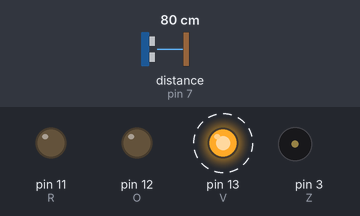
Recording of a sketch running on a simulated Arduino Uno, built with avr-gcc and run on an emulated ATmega328P. Shown: output pins drawn as LEDs (lit = HIGH), buzzer (waves = sounding). Dashed ring = blinking. Inputs (shaded band) come from the test bench; at power-on: distance to the obstacle (sensor on pin 7) 80 cm. The echo pulse lasts 58.3 µs per cm; pins used as bus, display or sensor lines are not drawn; what the sketch prints to the serial monitor is not drawn.

Above: at 1.8 s.
1.9 s: distance to the obstacle (sensor on pin 7) set to 46 cm
5.0 s: distance to the obstacle (sensor on pin 7) set to 38 cm
At 5.6 s:
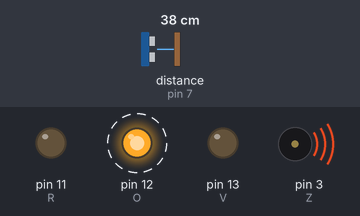
8.1 s: distance to the obstacle (sensor on pin 7) set to 2 cm
At 8.7 s:
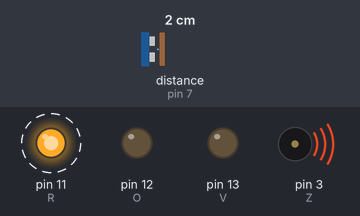
11.2 s: distance to the obstacle (sensor on pin 7) set to 35 cm
At 11.7 s:
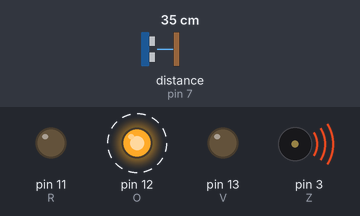
14.3 s: distance to the obstacle (sensor on pin 7) set to 4 cm
At 14.8 s:
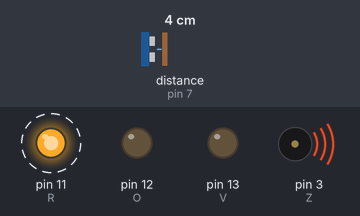
Timing chart, 0 to 18.4 s (numbered marks = the images above; inputs shaded):
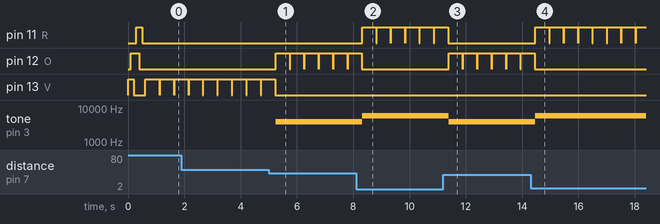

Measured:
- the behaviour switches between 43 and 42 cm on distance to the obstacle (sensor on pin 7) (found by bisection; images 0 and 1)
- after the input at 5.0 s, pin 12 (O): alternates HIGH for 0.50 s and LOW for 0.01 s, starting after 0.24 s; pin 13 (V): goes on until 5.2 s, then stays LOW; tone on pin 3 (Z): silent → 4000 Hz after 0.24 s
- after the input at 8.1 s, pin 11 (R): alternates HIGH for 0.50 s and LOW for 0.01 s, starting after 0.22 s; pin 12 (O): goes on until 8.3 s, then stays LOW; tone on pin 3 (Z): 4000 Hz → 6000 Hz after 0.22 s
- after the input at 11.2 s, pin 11 (R): goes on until 11.4 s, then stays LOW; pin 12 (O): alternates HIGH for 0.50 s and LOW for 0.01 s, starting after 0.19 s; tone on pin 3 (Z): 6000 Hz → 4000 Hz after 0.19 s
- after the input at 14.3 s, pin 11 (R): alternates HIGH for 0.50 s and LOW for 0.01 s, starting after 0.16 s; pin 12 (O): goes on until 14.5 s, then stays LOW; tone on pin 3 (Z): 4000 Hz → 6000 Hz after 0.16 s
- by itself, pin 13 (V): alternates HIGH for 0.50 s and LOW for 0.01 s

The sketch:

Radar_buzzer.ino
```cpp
#include <Wire.h>

long  d_old = -1;		// Variable stockant la distance lorsque trop loin ou trop pres

#define LONG    60		// Distance LONG
#define MED     40		// Distance MED
#define SHORT   20		// Distance SHORT

#define S_LONG  2000	// Son LONG
#define S_MED   4000	// Son MED
#define S_SHORT 6000	// Son SHORT [ Sauf pour la partie trop pres ]

#define US_E 6	//	Recepteur Ultra Sons
#define US_R 7	//	Emeteur Ultra Sons

#define V 13	// LED Verte	: Ok
#define O 12	// LED Orange	: Prudence
#define R 11	// LED Rouge	: Stop/Trop pres

#define Z 3		// BUZZER pin
#define E -1
#define TIME  500	// Delay avant actualisation

void  ft_revon(long n)
{
	//
	//	Rev ft_on
	//

	digitalWrite(R, HIGH);
	delay(n);
	digitalWrite(O, HIGH);
	delay(n);
	digitalWrite(R, LOW);
	delay(n);
	digitalWrite(V, HIGH);
	delay(n);
	digitalWrite(O, LOW);
	delay(n);
	digitalWrite(V, LOW);
}

void  ft_on(long n)
{
	//
	//	Fonction qui fait clignote V, O, R
	//

	digitalWrite(V, HIGH);
	delay(n);
	digitalWrite(O, HIGH);
	delay(n);
	digitalWrite(V, LOW);
	delay(n);
	digitalWrite(R, HIGH);
	delay(n);
	digitalWrite(O, LOW);
	delay(n);
	digitalWrite(R, LOW);
	delay(n);
}

void setup(void)
{
	//
	//  Setup
	//

	Serial.begin (9600);
	Serial.println("Radar de recul buzzer + LED");
	pinMode(US_E, OUTPUT);
	digitalWrite(US_E,LOW);
	pinMode(US_R, INPUT);
	pinMode(V, OUTPUT);
	pinMode(O, OUTPUT);
	pinMode(R, OUTPUT);
	pinMode(Z, OUTPUT);
	digitalWrite(Z,LOW);
	ft_on(100);
	Serial.println("Operationnel !");
}

long  x = 0;

void  ft_serial_clear(void)
{
	//
	// Clear serial terminal
	//

	Serial.write(27);
	Serial.print("[2J");
	Serial.write(27);
	Serial.print("[H");
}

void loop(void)
{
	//
	//	Loop
	//

	long  duree;
	long  distance;
	long  d_old;
	long  sound;

	digitalWrite(US_E, LOW);		// Extinction US_E
	delayMicroseconds(10);
	digitalWrite(US_E, HIGH);		// Envoie d'une salve US_E
	delayMicroseconds(10);
	digitalWrite(US_E, LOW);		// Extinction US_E
	duree = pulseIn(US_R, HIGH);	// Reception US_R
	distance = (duree / 60);		// Conversion duree en distance
	digitalWrite(V, LOW);		// Extinction V
	digitalWrite(O, LOW);		// Extinction O
	digitalWrite(R, LOW);		// Extinction R
	ft_serial_clear();
	if (distance >= 1000)
	{
		//
		//	Erreur distance ou distance trop grande
		//

		Serial.println("!distance");
		Serial.println("EEE | !distance");
		digitalWrite(Z, HIGH);
		sound = S_MED;
		distance = -1;
	}
	else
	{
		//
		//	Affiche la distance
		//

		Serial.print(distance);
		Serial.println(" cm");
	}
	delay(10);
	d_old = 0;
	if (distance > MED)
	{
		//
		//	Distance OK
		//

		Serial.println("V-- | Good");
		digitalWrite(V, HIGH);
	}
	if (distance <= MED && distance > SHORT)
	{
		//
		//	Distance Attention
		//

		Serial.println("-O- | Warning");
		digitalWrite(O, HIGH);
		digitalWrite(Z, HIGH);
		sound = S_MED;
	}
	if (distance <= SHORT && distance >= 0)
	{
		//
		//	Distance trop pres
		//

		Serial.println("--R | Stop");
		digitalWrite(R, HIGH);
		digitalWrite(Z, LOW);
		sound = (distance % 2 == 0) ? ((distance % 3) == 0 ? 3000 : 4000 ) : ((distance % 5 == 0) ? 5000 : 6000);
	}
	if (distance == -1)
	{
		//
		//	Distance erreur
		//

		ft_on((TIME / 2) / 6);
		delay((TIME / 2) % 6);
		ft_revon((TIME / 2) / 6);
		digitalWrite(Z, HIGH);
		sound = S_MED;
		tone(Z, sound);
	}
	else
	{
		if (distance <= MED)
			tone(Z, sound);
		else
			noTone(Z);
		delay(TIME);//500
	}
}
```
